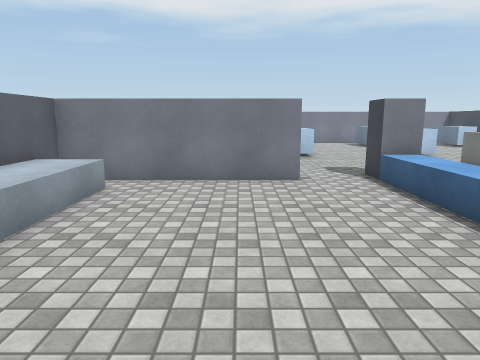
View 1 (above)

22 first-person views from a walk through a 3-D level made in the Unity game engine. The camera is 1.5 m above the floor, tilts 10° down and sees 70° across. The floor is counted in squares, 1 m on a side. Each view is taken from the middle of a square. On the plan, view 1 faces up. The plan holds only what a view shows up to about 16 squares ahead; the rest is blank. The place goes on beyond the plan. Surface patterns are stand-ins for the level's own textures.

View 2
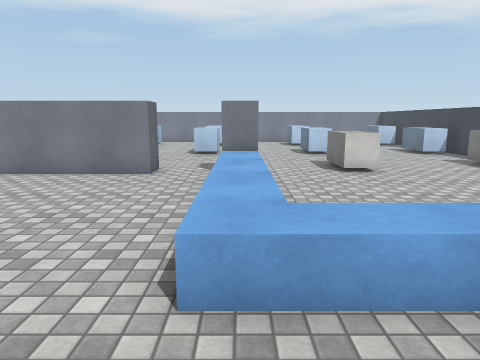

View 3
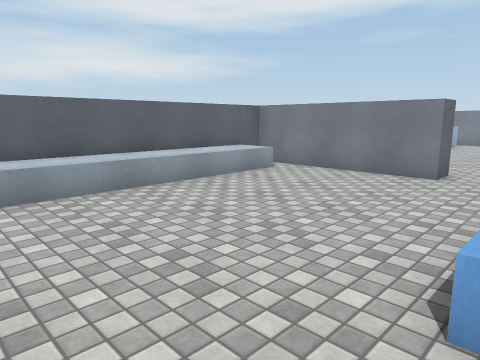

View 4
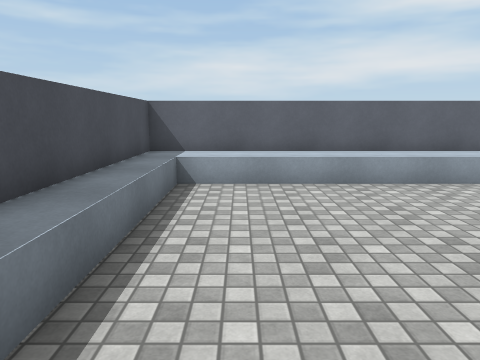

View 5
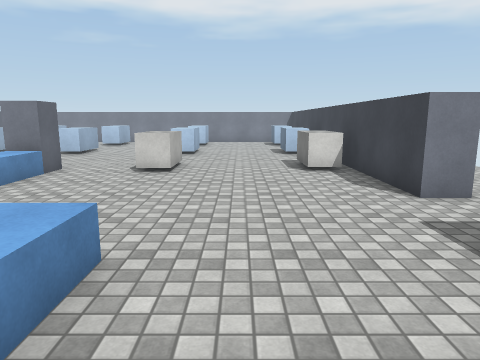

View 6
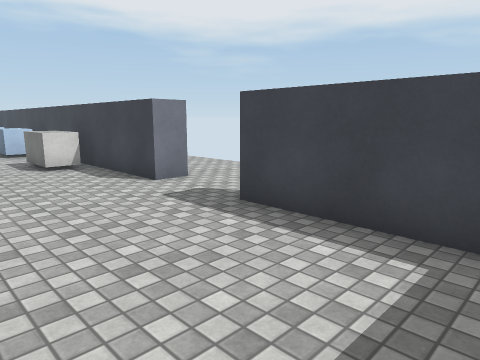

View 7
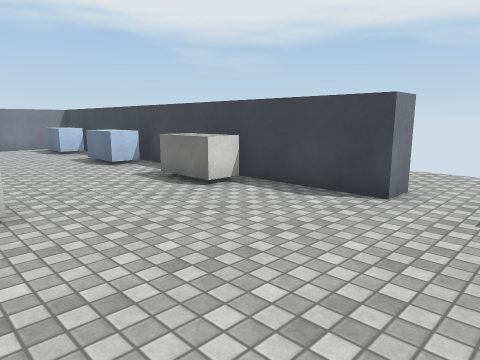

View 8
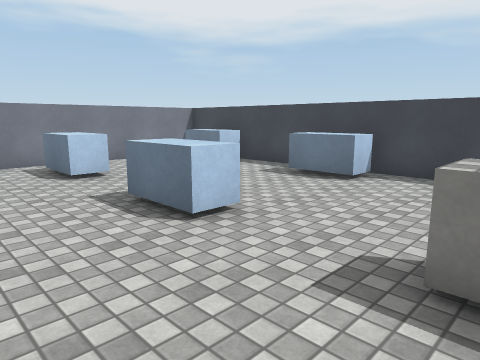

View 9
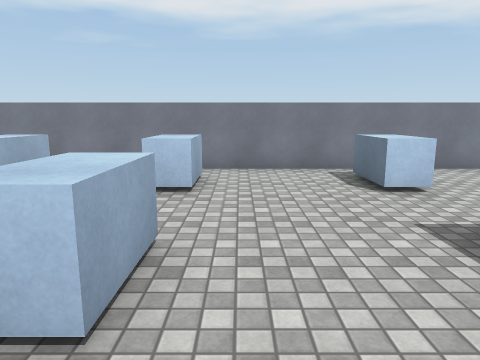

View 10
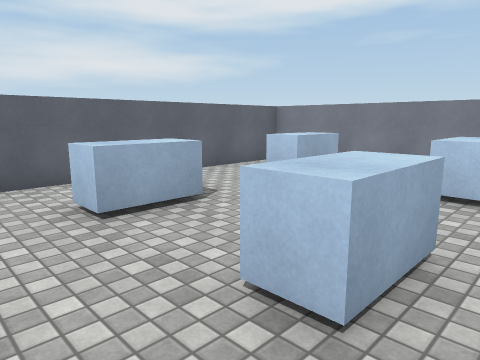

View 11
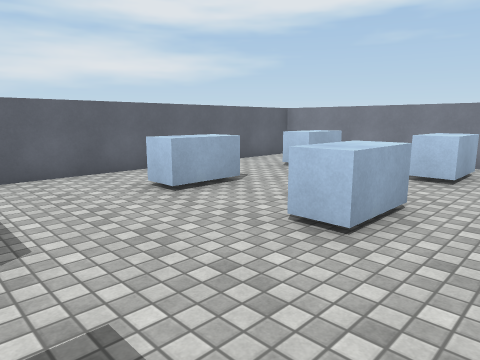

View 12
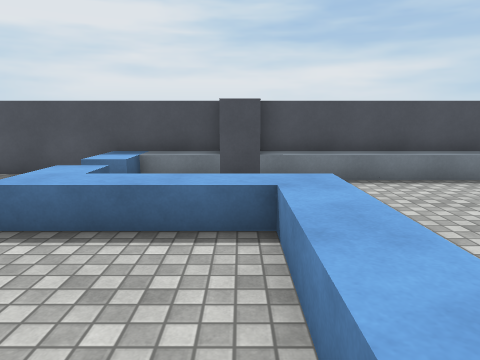

View 13
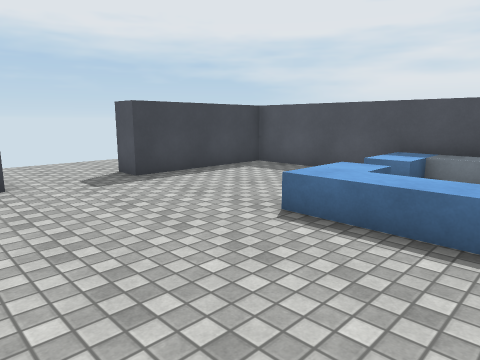

View 14
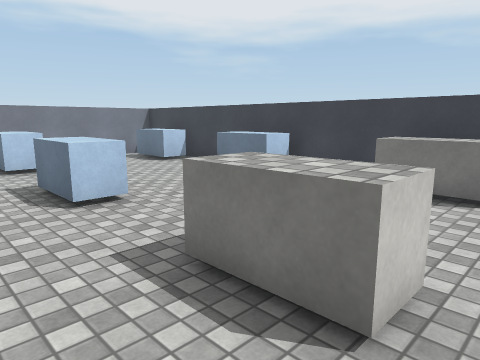

View 15
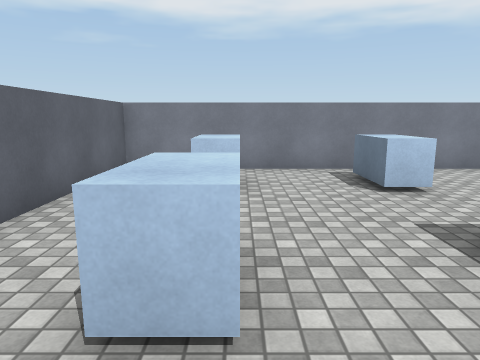

View 16
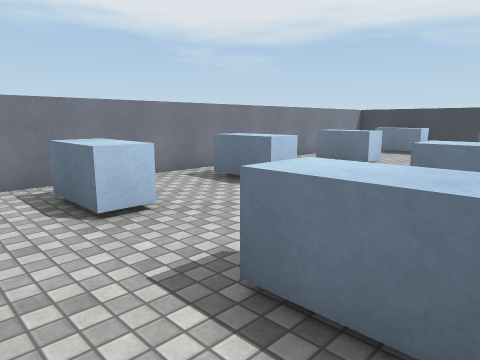

View 17
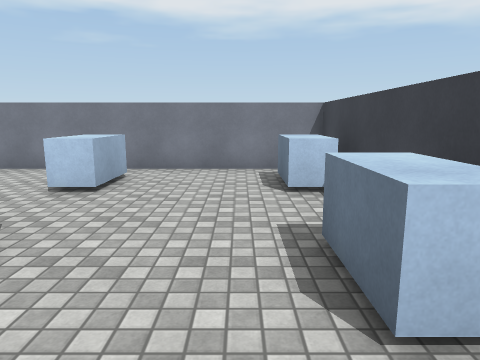

View 18
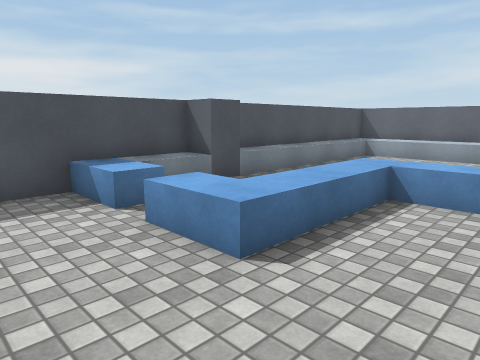

View 19
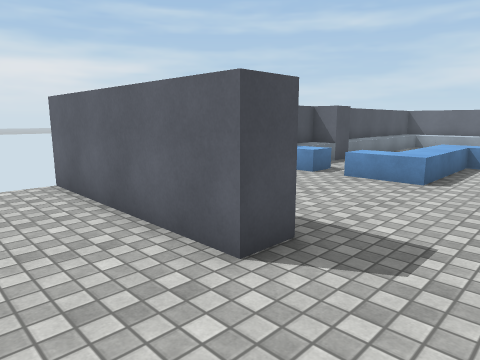

View 20
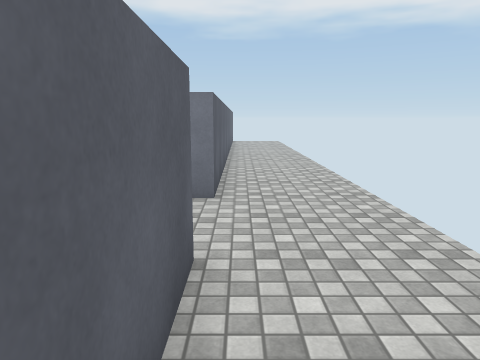

View 21
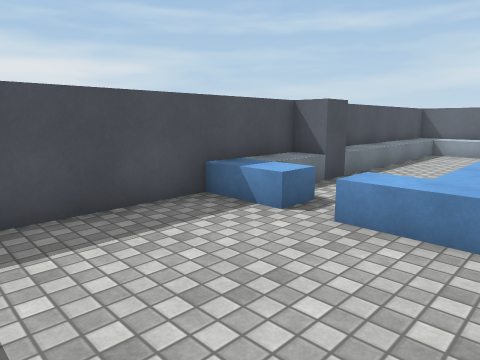

View 22
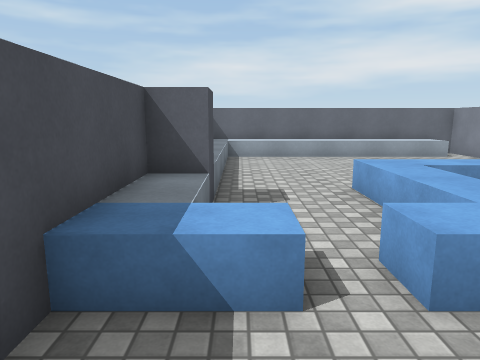

### Floor plan
Points are (right, up) in squares from view 1. A wall is a line through its corners. A room is listed if a view was taken in it or the views show most of it. See-through windows are left out.
Room 1 (views 1, 2, 3, 4, 5, 6, 7, 8, 9, 10, 11, 12, 13, 14, 15, 16, 17, 18, 19, 20, 21, 22)
walls: (4.5, 9.5) (4.5, 8.5) (3.5, 8.5) (3.5, 9.5); (1.5, 9.6) (1.5, 8.5) (-4.5, 8.5) (-4.5, -2.5) (4.5, -2.5); (14.5, 15.1) (14.5, 5.5) (13.5, 5.5) (13.5, 22.5) (-4.5, 22.5) (-4.5, 11.6); (4.5, -1.5) (5.5, -1.5) (5.5, -2.5) (13.5, -2.5) (13.5, 2.5) (14.5, 2.5) (14.5, -3.5)
objects: block (-4, -2); block (-4, -1) to (-3, -1); block (-4, 0) to (-3, 0); block (-4, 1) to (-3, 1); block (-4, 2) to (-3, 2); block (-4, 3) to (-3, 3); block (-4, 4) to (-3, 4); block (-4, 5) to (-3, 5); block (-4, 6) to (-3, 6); block (-4, 7) to (-3, 7); block (-3, -2); block (-2, -2); block (-2, 14) to (-1, 16); block (-2, 19) to (-1, 21); block (-1, -2); block (0, -2); block (1, -2); block (2, -2); block (2, 14) to (3, 16); block (2, 19) to (3, 21); block (3, -2); block (4, -2); blue block (4, 2); blue block (4, 3); blue block (4, 4); blue block (4, 5); blue block (4, 6); blue block (4, 7); blue block (4, 8); blue block (5, 2); block (6, -2); blue block (6, 2); block (7, -2); blue block (7, 2); white block (7, 9) to (8, 11); block (7, 14) to (8, 16); block (7, 19) to (8, 21); blue block (8, -2); blue block (8, -1); blue block (8, 1); blue block (8, 2); white block (12, 9) to (13, 11); block (12, 14) to (13, 16); block (12, 19) to (13, 21)

Positions as (right, up) in squares from view 1, and headings:
1: (0, 0), facing up
2: (4, -1), facing up
3: (4, -1), facing up-left
4: (5, 0), facing left
5: (10, -1), facing up
6: (9, -2), facing up-right
7: (7, 3), facing up-right
8: (4, 10), facing up-right
9: (4, 12), facing up
10: (4, 12), facing up-left
11: (5, 10), facing up-left
12: (5, 7), facing down
13: (5, 7), facing down-right
14: (5, 8), facing up-right
15: (-1, 12), facing up
16: (-4, 14), facing up-right
17: (11, 12), facing up
18: (11, 5), facing down-left
19: (17, 5), facing down-left
20: (15, -1), facing up
21: (13, 3), facing down-left
22: (11, -1), facing left
